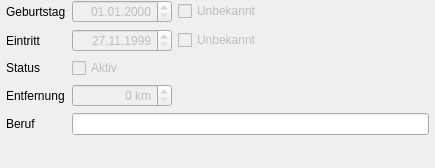
              <widget class="QWidget" name="pageAllgemein">
               <property name="geometry">
                <rect>
                 <x>0</x>
                 <y>0</y>
                 <width>435</width>
                 <height>168</height>
                </rect>
               </property>
               <attribute name="label">
                <string>Allgemein</string>
               </attribute>
               <layout class="QGridLayout" name="gridLayout_10" rowstretch="0,0,0,0,0,1" columnstretch="0,0,0,1">
                <property name="leftMargin">
                 <number>6</number>
                </property>
                <property name="topMargin">
                 <number>0</number>
                </property>
                <property name="rightMargin">
                 <number>6</number>
                </property>
                <property name="bottomMargin">
                 <number>0</number>
                </property>
                <property name="spacing">
                 <number>6</number>
                </property>
                <item row="3" column="0">
                 <widget class="QLabel" name="labelEntfernung">
                  <property name="statusTip">
                   <string>Die Entfernung zum Heimatbahnhof. Wird benötigt, um die Strecke auszurechnen.</string>
                  </property>
                  <property name="text">
                   <string>Entfernung</string>
                  </property>
                  <property name="buddy">
                   <cstring>spinKm</cstring>
                  </property>
                 </widget>
                </item>
                <item row="0" column="2">
                 <widget class="QCheckBox" name="checkGeburtstag">
                  <property name="enabled">
                   <bool>false</bool>
                  </property>
                  <property name="text">
                   <string>Unbekannt</string>
                  </property>
                 </widget>
                </item>
                <item row="4" column="0">
                 <widget class="QLabel" name="labelBeruf">
                  <property name="text">
                   <string>Beruf</string>
                  </property>
                  <property name="buddy">
                   <cstring>lineJob</cstring>
                  </property>
                 </widget>
                </item>
                <item row="1" column="2">
                 <widget class="QCheckBox" name="checkEintritt">
                  <property name="enabled">
                   <bool>false</bool>
                  </property>
                  <property name="text">
                   <string>Unbekannt</string>
                  </property>
                 </widget>
                </item>
                <item row="0" column="1">
                 <widget class="QDateEdit" name="dateGeburtstag">
                  <property name="enabled">
                   <bool>false</bool>
                  </property>
                  <property name="minimumSize">
                   <size>
                    <width>100</width>
                    <height>0</height>
                   </size>
                  </property>
                  <property name="alignment">
                   <set>Qt::AlignRight|Qt::AlignTrailing|Qt::AlignVCenter</set>
                  </property>
                  <property name="displayFormat">
                   <string>dd.MM.yyyy</string>
                  </property>
                 </widget>
                </item>
                <item row="1" column="0">
                 <widget class="QLabel" name="labelEintritt">
                  <property name="text">
                   <string>Eintritt</string>
                  </property>
                  <property name="buddy">
                   <cstring>dateEintritt</cstring>
                  </property>
                 </widget>
                </item>
                <item row="1" column="1">
                 <widget class="QDateEdit" name="dateEintritt">
                  <property name="enabled">
                   <bool>false</bool>
                  </property>
                  <property name="alignment">
                   <set>Qt::AlignRight|Qt::AlignTrailing|Qt::AlignVCenter</set>
                  </property>
                  <property name="minimumDate">
                   <date>
                    <year>1999</year>
                    <month>11</month>
                    <day>27</day>
                   </date>
                  </property>
                  <property name="displayFormat">
                   <string>dd.MM.yyyy</string>
                  </property>
                  <property name="calendarPopup">
                   <bool>false</bool>
                  </property>
                  <property name="timeSpec">
                   <enum>Qt::UTC</enum>
                  </property>
                  <property name="date">
                   <date>
                    <year>1999</year>
                    <month>11</month>
                    <day>27</day>
                   </date>
                  </property>
                 </widget>
                </item>
                <item row="3" column="1">
                 <widget class="QSpinBox" name="spinKm">
                  <property name="enabled">
                   <bool>false</bool>
                  </property>
                  <property name="alignment">
                   <set>Qt::AlignRight|Qt::AlignTrailing|Qt::AlignVCenter</set>
                  </property>
                  <property name="suffix">
                   <string> km</string>
                  </property>
                  <property name="minimum">
                   <number>0</number>
                  </property>
                  <property name="maximum">
                   <number>40000</number>
                  </property>
                  <property name="value">
                   <number>0</number>
                  </property>
                 </widget>
                </item>
                <item row="4" column="1" colspan="3">
                 <widget class="QLineEdit" name="lineJob"/>
                </item>
                <item row="5" column="1">
                 <spacer name="verticalSpacer">
                  <property name="orientation">
                   <enum>Qt::Vertical</enum>
                  </property>
                  <property name="sizeHint" stdset="0">
                   <size>
                    <width>20</width>
                    <height>47</height>
                   </size>
                  </property>
                 </spacer>
                </item>
                <item row="0" column="0">
                 <widget class="QLabel" name="labelGeburtstag">
                  <property name="text">
                   <string>Geburtstag</string>
                  </property>
                  <property name="buddy">
                   <cstring>dateGeburtstag</cstring>
                  </property>
                 </widget>
                </item>
                <item row="2" column="1">
                 <widget class="QCheckBox" name="checkAktiv">
                  <property name="enabled">
                   <bool>false</bool>
                  </property>
                  <property name="text">
                   <string>Aktiv</string>
                  </property>
                 </widget>
                </item>
                <item row="2" column="0">
                 <widget class="QLabel" name="labelAktiv">
                  <property name="text">
                   <string>Status</string>
                  </property>
                  <property name="buddy">
                   <cstring>checkAktiv</cstring>
                  </property>
                 </widget>
                </item>
                <item row="1" column="3">
                 <spacer name="horizontalSpacer_7">
                  <property name="orientation">
                   <enum>Qt::Horizontal</enum>
                  </property>
                  <property name="sizeHint" stdset="0">
                   <size>
                    <width>40</width>
                    <height>20</height>
                   </size>
                  </property>
                 </spacer>
                </item>
               </layout>
              </widget>
